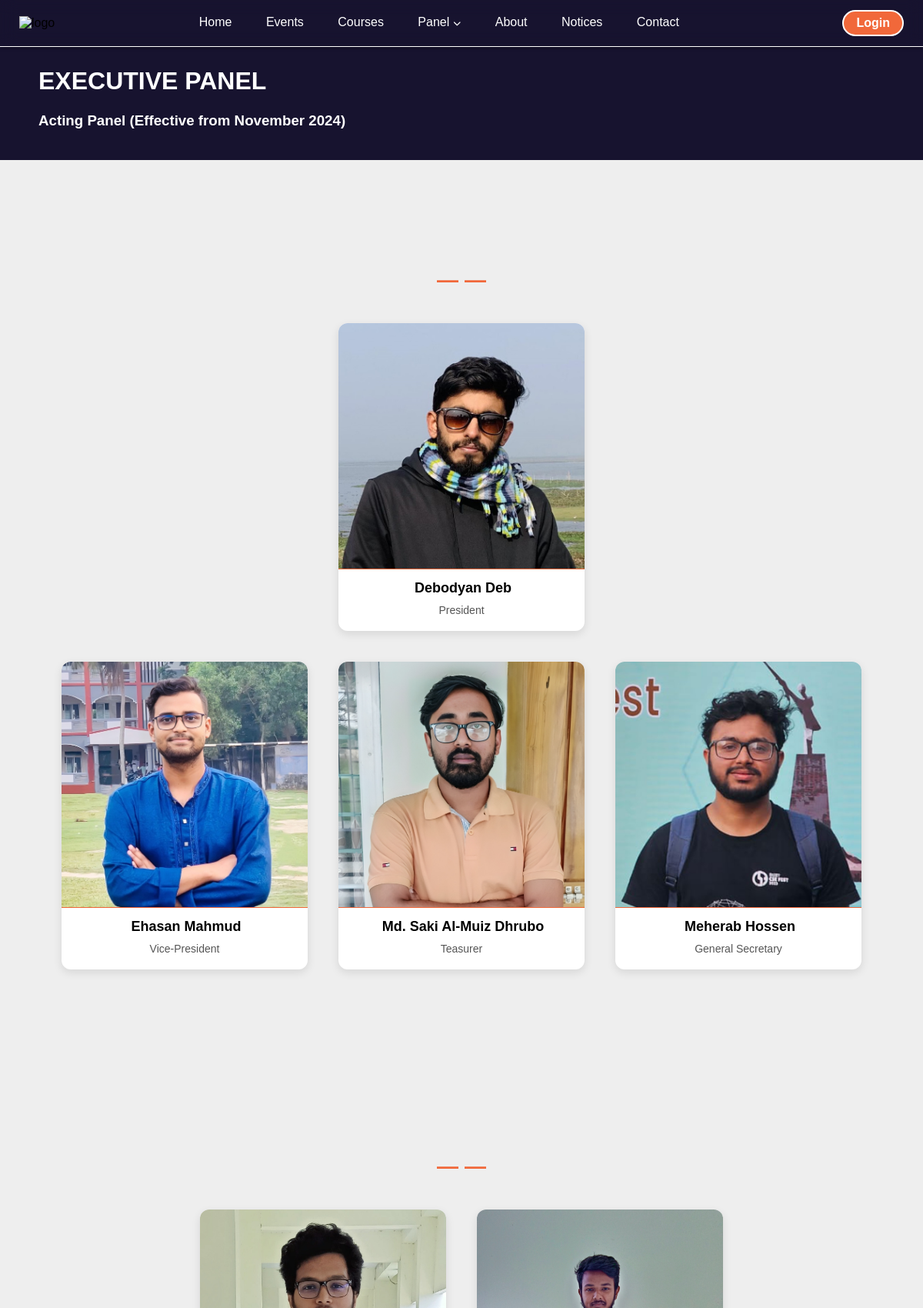
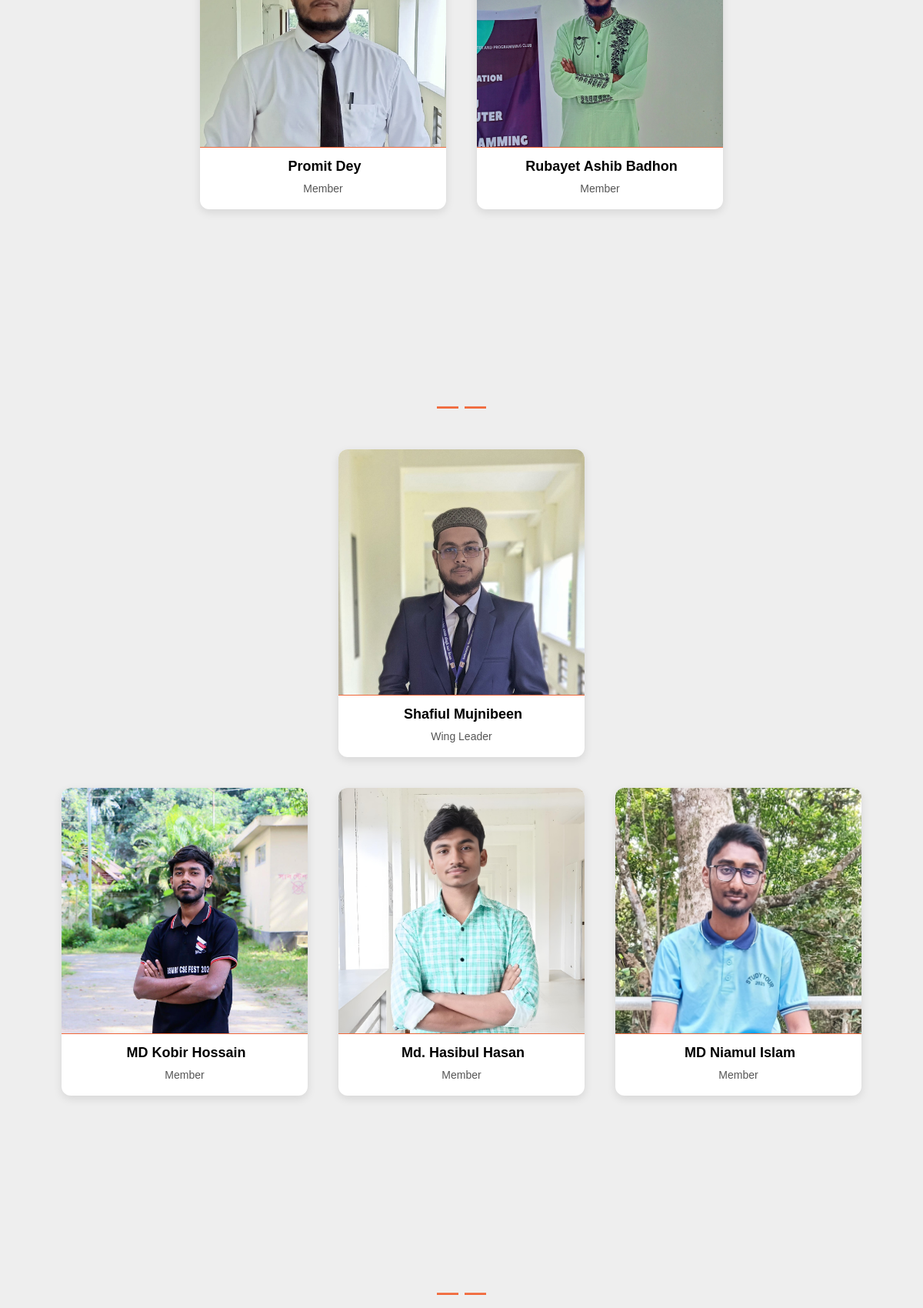
The page /current_panel/ (upper part) on the database its author committed (2 pictures, top to bottom).
### root/models.py (models this page shows, shortened)
class CurrentExecutiveMember(models.Model):
    panel = models.CharField(max_length=100, choices=Executive)
    name = models.CharField(max_length=100)
    role = models.CharField(max_length=100)
    image = models.ImageField(upload_to='team/')
    facebook_link = models.URLField(blank=True, null=True)
    linkedin_link = models.URLField(blank=True, null=True)
    is_leader = models.BooleanField(default=False)
    page_title = models.CharField(max_length=200, blank=True)
    page_subtitle = models.CharField(max_length=300, blank=True)
    def __str__(self):
        return self.name

### root/views.py (the view)
# urls.py: path('current_panel/', views.current_panel, name='current_panel'),
def current_panel(request):
    fields = CurrentExecutiveMember.objects.all()
    panel_names = fields.values_list('panel', flat=True).distinct()
    panels = []
    for panel in panel_names:
        leader = CurrentExecutiveMember.objects.filter(panel=panel, is_leader=True).first()
        print(leader)
        members = CurrentExecutiveMember.objects.filter(panel=panel, is_leader=False)
        print(members)
        panels.append({
            'panel': panel,
            'leader': leader,
            'members': members
        })
    context = {
        'panels': panels,
        'page_title': fields[0].page_title if fields else 'EXECUTIVE PANEL',
        'page_subtitle': fields[0].page_subtitle if fields else 'Current Panel (Effective from...)'
    }
    return render(request, 'root/current_panel.html', context)

### root/templates/root/current_panel.html (shortened to what this page needs)
{% extends "root/base.html" %}
{% load static %}
{% block content %}
<div class="page-title">
    <h1><br><strong>{{ page_title }}</strong></h1>
    <h3><br><strong>{{ page_subtitle }}</strong></h3>
</div>
<section id="team">
    <div class="container">
        {% for item in panels %}
        <div class="container_title" id="{{ item.panel.name|slugify }}" data-aos="fade-up" data-aos-duration="1500">
            <h2><span class="dash">—</span> {{ item.panel.name|upper }} <span class="dash">—</span></h2>
        </div>
        {% if item.leader %}
            <div class="container_leader" data-aos="fade-up" data-aos-duration="1500">
                <div class="member-card">
                    <img src="{{ item.leader.image.url }}" alt="{{ item.leader.name }}">
                    <h3>{{ item.leader.name }}</h3>
                    <p>{{ item.leader.role }}</p>
                </div>
            </div>
        {% endif %}
        <div class="container_members" data-aos="fade-up" data-aos-duration="1500">
            {% for member in item.members %}
                <div class="member-card">
                    <img src="{{ member.image.url }}" alt="{{ member.name }}">
                    <h3>{{ member.name }}</h3>
                    <p>{{ member.role }}</p>
                </div>
            {% endfor %}
        </div>
    {% endfor %}
    </div>
</section>
{% endblock content %}

### root/static/root/css/style.css (style rules this page uses)
* { margin: 0; padding: 0; box-sizing: border-box; }
html { scroll-behavior: smooth; }
.container { max-width: 1170px; margin: auto; }
body { font-family: 'Poppins', sans-serif; background: #eee; }
.dash { color: #f1683a; font-weight: bold; }
.page-title { background-color: #17132f; color: #fff; padding: 50px 20px 40px 50px; }
.container_title h2 { text-align: center; font-size: 28px; position: relative; margin: 40px 0; padding-top: 100px; }
.container_leader { display: flex; justify-content: center; margin-bottom: 40px; }
.container_members { display: flex; flex-wrap: wrap; justify-content: center; gap: 40px; padding-bottom: 100px; }
.member-card { background: #fff; border-radius: 12px; box-shadow: 0 4px 12px rgba(0,0,0,0.1); width: 320px; height: 400px; overflow: hidden; text-align: center; position: relative; transition: transform 0.3s; }
.member-card img { width: 100%; height: 320px; object-fit: cover; border-bottom: 1px solid #f1683a; }
.member-card h3 { margin: 10px 0 10px 4px; font-size: 18px; position: relative; }
.member-card p { font-size: 14px; color: #555; margin: 0; padding-bottom: 20px; margin-bottom: 20px; }

### rows shown on the page
CurrentExecutiveMember: page_title "EXECUTIVE PANEL", page_subtitle "Acting Panel (Effective from November 2024)", leader.image (picture), leader.name "Debodyan Deb", leader.role "President"
CurrentExecutiveMember: image (picture), name "Ehasan Mahmud", role "Vice-President"
CurrentExecutiveMember: image (picture), name "Md. Saki Al-Muiz Dhrubo", role "Teasurer"
CurrentExecutiveMember: image (picture), name "Meherab Hossen", role "General Secretary"
CurrentExecutiveMember: image (picture), name "Promit Dey", role "Member"
CurrentExecutiveMember: image (picture), name "Rubayet Ashib Badhon", role "Member"
CurrentExecutiveMember: leader.image (picture), leader.name "Shafiul Mujnibeen", leader.role "Wing Leader"
CurrentExecutiveMember: image (picture), name "MD Kobir Hossain", role "Member"
CurrentExecutiveMember: image (picture), name "Md. Hasibul Hasan", role "Member"
CurrentExecutiveMember: image (picture), name "MD Niamul Islam", role "Member"
